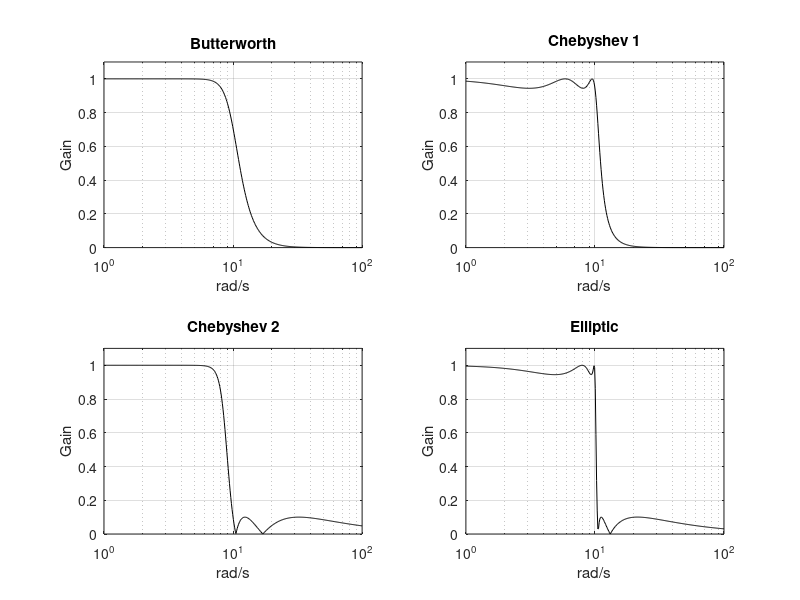

The MATLAB source for this figure:
% Comparison of frequency response of the 4 filters
wc=10; %desired cut-off frequency
N=5; %order of the filter
Rp=0.5; %decibels of ripple in the pass band
Rs=20; %decibels of ripple in the stop band
[num,den]=butter(N,wc,'s'); %analog Butterworth filter
w=logspace(0,2,400); %logaritmic set of frequency values
G=freqs(num,den,w); %computes frequency response
subplot(2,2,1); semilogx(w,abs(G),'k'); %plots linear amplitude
axis([1 100 0 1.1]); grid;
ylabel('Gain'); xlabel('rad/s'); title('Butterworth');

[num,den]=cheby1(N,Rp,wc,'s'); %analog Chebyshev 1 filter
G=freqs(num,den,w); %computes frequency response
subplot(2,2,2); semilogx(w,abs(G),'k'); %plots linear amplitude
axis([1 100 0 1.1]); grid;
ylabel('Gain'); xlabel('rad/s'); title('Chebyshev 1');

[num,den]=cheby2(N,Rs,wc,'s'); %analog Chebyshev 2 filter
G=freqs(num,den,w); %computes frequency response
subplot(2,2,3); semilogx(w,abs(G),'k'); %plots linear amplitude
axis([1 100 0 1.1]); grid;
ylabel('Gain'); xlabel('rad/s'); title('Chebyshev 2');

[num,den]=ellip(N,Rp,Rs,wc,'s'); %analog elliptic filter
G=freqs(num,den,w); %computes frequency response
subplot(2,2,4); semilogx(w,abs(G),'k'); %plots linear amplitude
axis([1 100 0 1.1]); grid;
ylabel('Gain'); xlabel('rad/s'); title('Elliptic');
